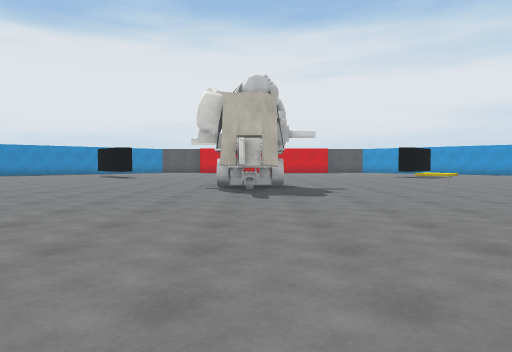
[1] (above)

20 first-person views from a walk through a scene from a Unity 3-D project. The camera is 1.2 m above the floor, tilts 2° down and sees 70° across. The floor is counted in squares, 2 m on a side. Each view is taken from the middle of a square. On the plan, view 1 faces up. The plan holds only what a view shows up to about 10 squares ahead; the rest is blank. Surface patterns are stand-ins for the level's own textures.

[2]
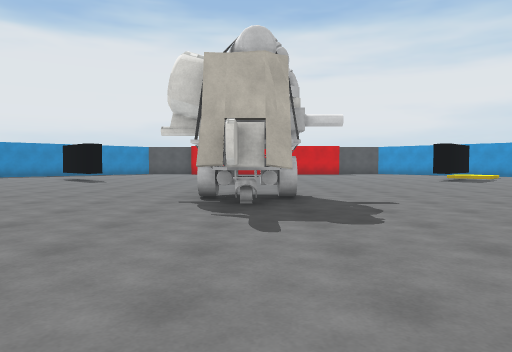

[3]
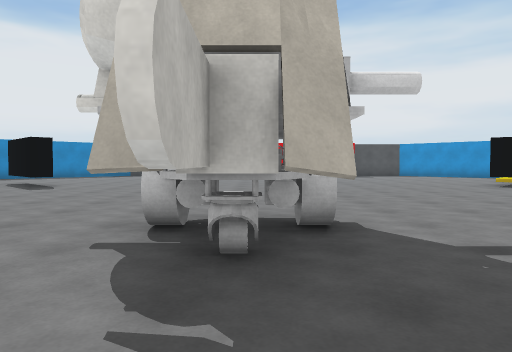

[4]
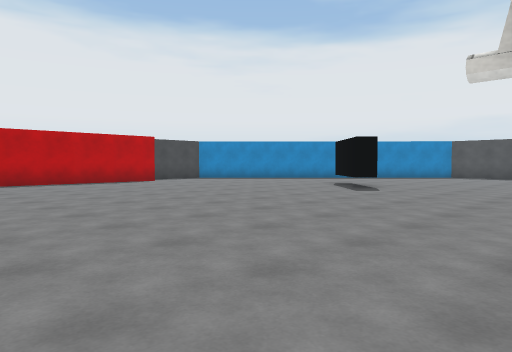

[5]
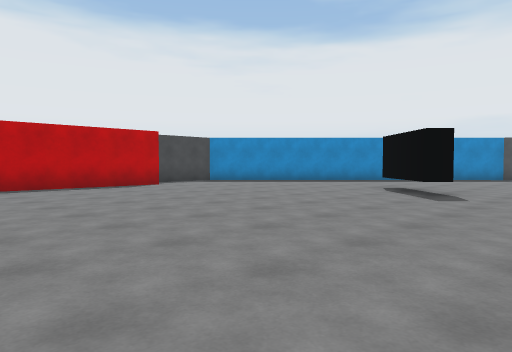

[6]
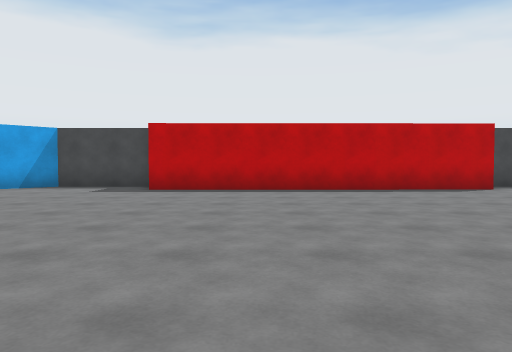

[7]
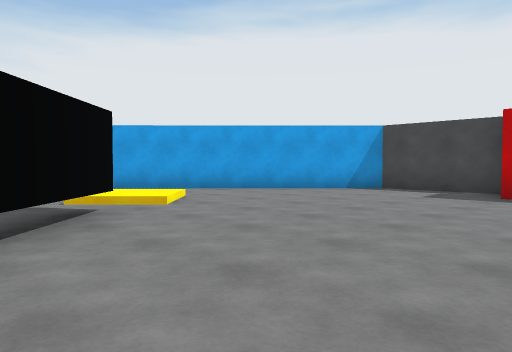

[8]
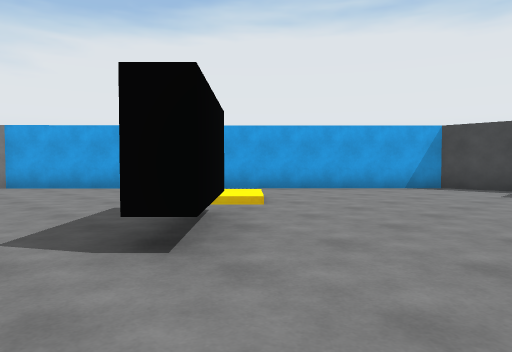

[9]
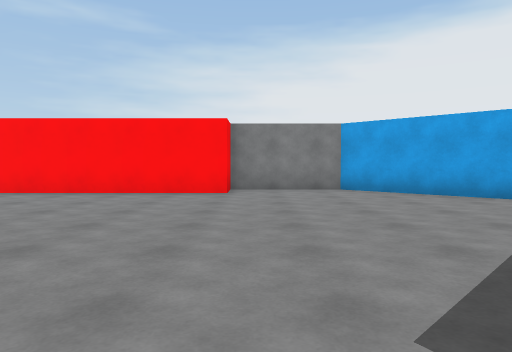

[10]
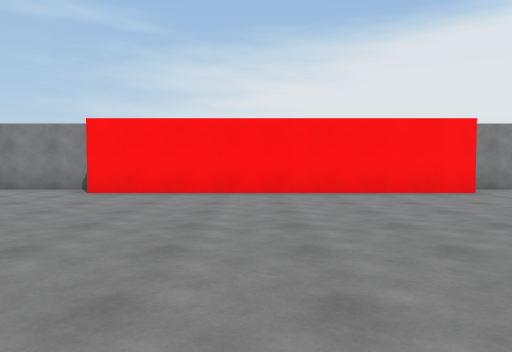

[11]
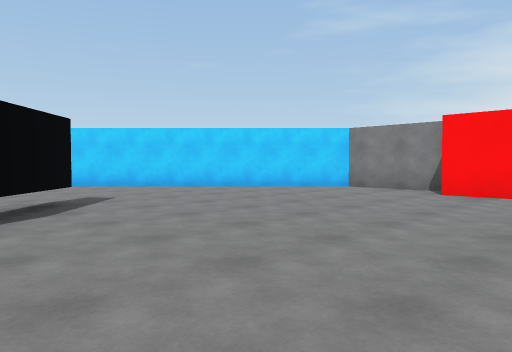

[12]
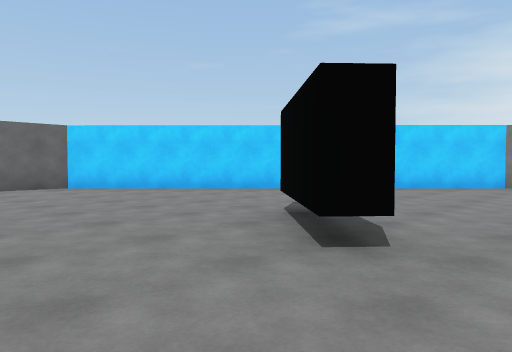

[13]
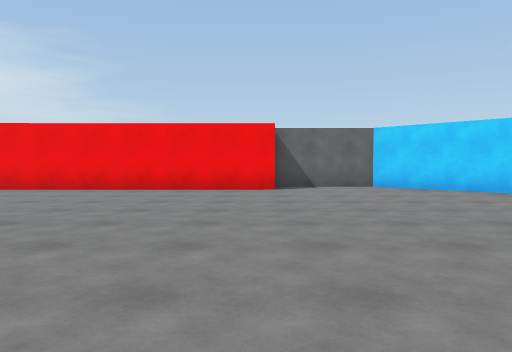

[14]
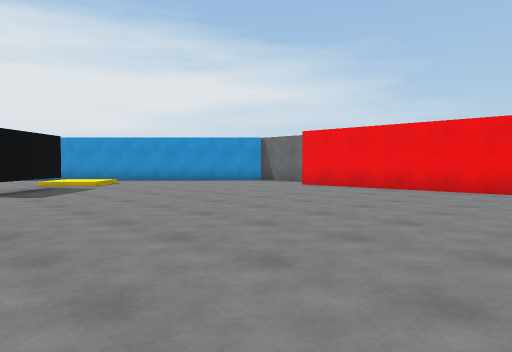

[15]
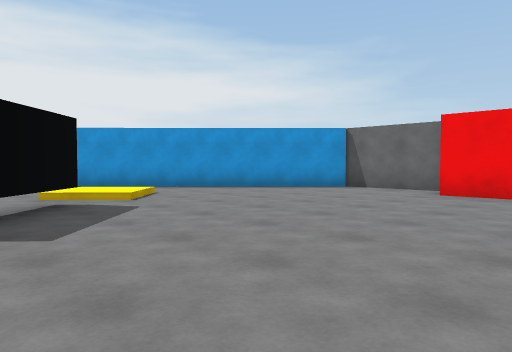

[16]
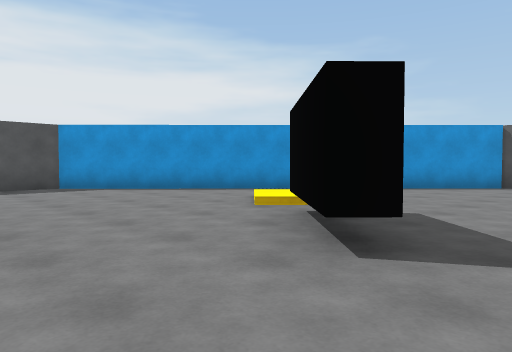

[17]
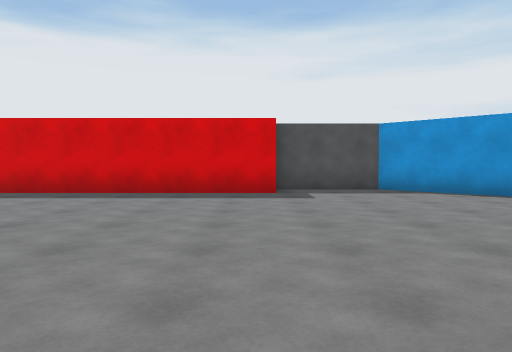

[18]
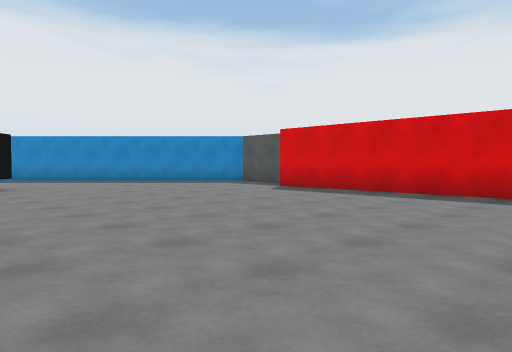

[19]
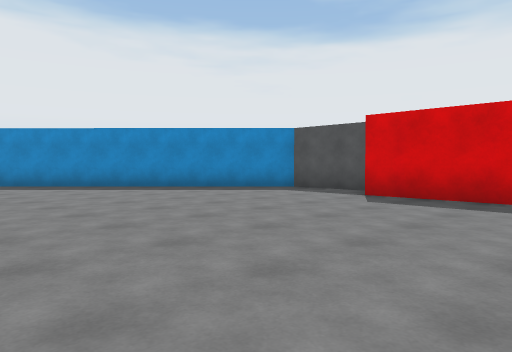

[20]
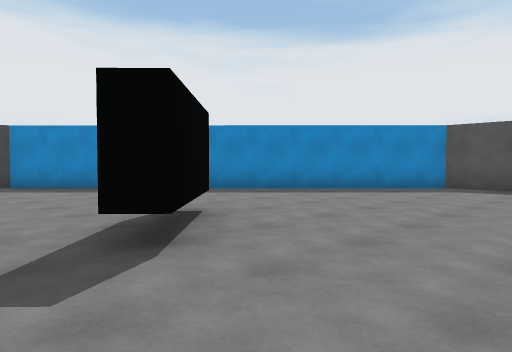

### Floor plan
Points are (right, up) in squares from view 1. A wall is a line through its corners. A room is listed if a view was taken in it or the views show most of it. See-through windows are left out.
Room 1 (views 1, 2, 3, 4, 5, 6, 7, 8, 9, 10, 11, 12, 13, 14, 15, 16, 17, 18, 19, 20)
walls: (6.1, 3.6) (6.4, 4); (-5.2, 15.4) (-5.5, 15) (-7.2, 16.7); (7.7, 2.1) (6.5, 3.2); (-6.9, 17) (-6.5, 16.7); (8, 16.6) (6.3, 15) (5.9, 15.4); (-12.3, 13.5) (-12.3, 5.5); (13.3, 5.5) (13.2, 13.5); (-13.3, 5.4) (-13.3, 2.9) (-5.9, -4.3) (-3.4, -4.3) (-3.4, -3.4) (4.5, -3.4); (4.5, 22.3) (-3.5, 22.3); (4.6, -4.3) (6.9, -4.3) (14.3, 3) (14.3, 5.6); (-3.9, 23.3) (-6, 23.3) (-13.3, 16) (-13.3, 14); (14.3, 13.8) (14.3, 15.9) (6.8, 23.3) (4.4, 23.3)
objects: other object (-1, 7) to (0, 10)

Positions as (right, up) in squares from view 1, and headings:
1: (0, 0), facing up
2: (0, 3), facing up
3: (0, 6), facing up
4: (-1, 7), facing up-left
5: (-3, 8), facing up-left
6: (-4, 8), facing left
7: (-5, 7), facing down-left
8: (-4, 6), facing down-left
9: (-4, 4), facing down
10: (1, 4), facing down
11: (2, 4), facing down-right
12: (5, 6), facing down-right
13: (5, 6), facing right
14: (5, 7), facing up-right
15: (6, 11), facing up-right
16: (4, 14), facing up-right
17: (4, 15), facing up
18: (3, 15), facing up-left
19: (0, 16), facing up-left
20: (-3, 14), facing up-left
